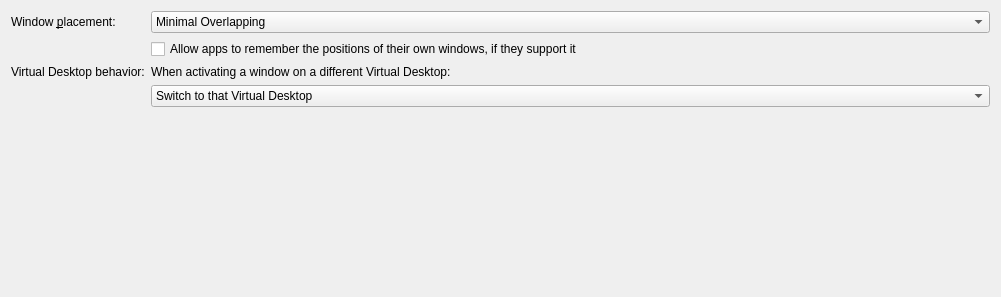
<?xml version="1.0" encoding="UTF-8"?>
<ui version="4.0">
 <class>NWinAdvancedConfigForm</class>
 <widget class="QWidget" name="NWinAdvancedConfigForm">
  <property name="geometry">
   <rect>
    <x>0</x>
    <y>0</y>
    <width>1001</width>
    <height>297</height>
   </rect>
  </property>
  <layout class="QFormLayout" name="formLayout">
   <property name="formAlignment">
    <set>Qt::AlignHCenter|Qt::AlignTop</set>
   </property>
   <item row="0" column="0">
    <widget class="QLabel" name="windowPlacementLabel">
     <property name="text">
      <string>Window &amp;placement:</string>
     </property>
     <property name="buddy">
      <cstring>kcfg_Placement</cstring>
     </property>
    </widget>
   </item>
   <item row="0" column="1">
    <widget class="QComboBox" name="kcfg_Placement">
     <property name="whatsThis">
      <string>&lt;html&gt;&lt;head/&gt;&lt;body&gt;&lt;p&gt;The placement policy determines where a new window will appear on the desktop.&lt;/p&gt;&lt;ul style=&quot;margin-top: 0px; margin-bottom: 0px; margin-left: 0px; margin-right: 0px; -qt-list-indent: 1;&quot;&gt;&lt;li style=&quot; margin-top:12px; margin-bottom:0px; margin-left:0px; margin-right:0px; -qt-block-indent:0; text-indent:0px;&quot;&gt;&lt;span style=&quot; font-style:italic;&quot;&gt;Smart&lt;/span&gt; will try to achieve a minimum overlap of windows&lt;/li&gt;&lt;li style=&quot; margin-top:0px; margin-bottom:0px; margin-left:0px; margin-right:0px; -qt-block-indent:0; text-indent:0px;&quot;&gt;&lt;span style=&quot; font-style:italic;&quot;&gt;Maximizing&lt;/span&gt; will try to maximize every window to fill the whole screen. It might be useful to selectively affect placement of some windows using the window-specific settings.&lt;/li&gt;&lt;li style=&quot; margin-top:0px; margin-bottom:0px; margin-left:0px; margin-right:0px; -qt-block-indent:0; text-indent:0px;&quot;&gt;&lt;span style=&quot; font-style:italic;&quot;&gt;Random&lt;/span&gt; will use a random position&lt;/li&gt;&lt;li style=&quot; margin-top:0px; margin-bottom:0px; margin-left:0px; margin-right:0px; -qt-block-indent:0; text-indent:0px;&quot;&gt;&lt;span style=&quot; font-style:italic;&quot;&gt;Centered&lt;/span&gt; will place the window centered&lt;/li&gt;&lt;li style=&quot; margin-top:0px; margin-bottom:0px; margin-left:0px; margin-right:0px; -qt-block-indent:0; text-indent:0px;&quot;&gt;&lt;span style=&quot; font-style:italic;&quot;&gt;Zero-cornered&lt;/span&gt; will place the window in the top-left corner&lt;/li&gt;&lt;li style=&quot; margin-top:0px; margin-bottom:12px; margin-left:0px; margin-right:0px; -qt-block-indent:0; text-indent:0px;&quot;&gt;&lt;span style=&quot; font-style:italic;&quot;&gt;Under mouse&lt;/span&gt; will place the window under the pointer&lt;/li&gt;&lt;/ul&gt;&lt;/body&gt;&lt;/html&gt;</string>
     </property>
     <item>
      <property name="text">
       <string>Minimal Overlapping</string>
      </property>
     </item>
     <item>
      <property name="text">
       <string>Maximized</string>
      </property>
     </item>
     <item>
      <property name="text">
       <string>Random</string>
      </property>
     </item>
     <item>
      <property name="text">
       <string>Centered</string>
      </property>
     </item>
     <item>
      <property name="text">
       <string>In Top-Left Corner</string>
      </property>
     </item>
     <item>
      <property name="text">
       <string>Under mouse</string>
      </property>
     </item>
    </widget>
   </item>
   <item row="1" column="1">
    <widget class="QCheckBox" name="kcfg_AllowKDEAppsToRememberWindowPositions">
     <property name="whatsThis">
      <string>When turned on, apps which are able to remember the positions of their windows are allowed to do so. This will override the window placement mode defined above.</string>
     </property>
     <property name="text">
      <string>Allow apps to remember the positions of their own windows, if they support it</string>
     </property>
    </widget>
   </item>
   <item row="2" column="0">
    <widget class="QLabel" name="activationDesktopPolicyLabel">
     <property name="text">
      <string>Virtual Desktop behavior:</string>
     </property>
     <property name="buddy">
      <cstring>kcfg_ActivationDesktopPolicy</cstring>
     </property>
    </widget>
   </item>
   <item row="2" column="1">
    <widget class="QLabel" name="activationDesktopPolicyDescriptionLabel">
     <property name="text">
      <string>When activating a window on a different Virtual Desktop:</string>
     </property>
    </widget>
   </item>
   <item row="3" column="1">
    <widget class="QComboBox" name="kcfg_ActivationDesktopPolicy">
     <property name="whatsThis">
      <string>&lt;html&gt;&lt;head/&gt;&lt;body&gt;&lt;p&gt;This setting controls what happens when an open window located on a Virtual Desktop other than the current one is activated. &lt;/p&gt;&lt;p&gt;&lt;span style=&quot; font-style:italic;&quot;&gt;Switch to that Virtual Desktop&lt;/span&gt; will switch to the Virtual Desktop where the window is currently located. &lt;/p&gt;&lt;p&gt;&lt;span style=&quot; font-style:italic;&quot;&gt;Bring window to current Virtual Desktop&lt;/span&gt; will cause the window to jump to the active Virtual Desktop. &lt;/p&gt;&lt;/body&gt;&lt;/html&gt;</string>
     </property>
     <item>
      <property name="text">
       <string>Switch to that Virtual Desktop</string>
      </property>
     </item>
     <item>
      <property name="text">
       <string>Bring window to current Virtual Desktop</string>
      </property>
     </item>
     <item>
      <property name="text">
       <string>Do nothing</string>
      </property>
     </item>
    </widget>
   </item>
  </layout>
 </widget>
 <resources/>
 <connections/>
</ui>
